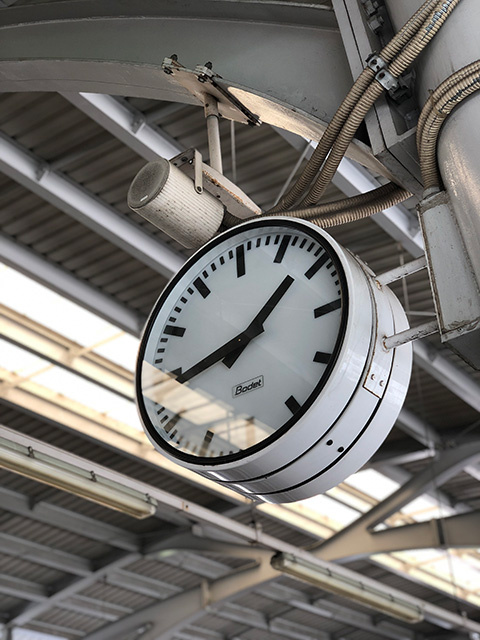
#> input picture fb/image.jpeg, 480 x 640 px
$ python joincolor.py ../fb/image.jpeg out.png
#> lines starting #> are read from the running program, lines starting #| are printed output that depends on the picture
import argparse
import cv2
import os
import numpy as np
import glob
import math

def join(input, output):
#> called with input = '../fb/image.jpeg', output = 'out.png'
    FULL_SIZE = 4096
    FRAME_WIDTH = 512
    COLUMNS_PER_ROW = int(math.floor(FULL_SIZE / FRAME_WIDTH))

    inputs = sorted(glob.glob(input))

    # get size from first frame
    frame = cv2.imread(inputs[0], cv2.IMREAD_COLOR)
#> frame is the input picture: shape (640, 480, 3); mean B, G, R 111.1, 114.8, 117.6
    height, width, _ = frame.shape
#> height = 640; width = 480

    # double
    width = width * 2
#> width = 960
    height = round(height / (width / FRAME_WIDTH))
#> height = 341
    width = FRAME_WIDTH

    print("max count", int(math.floor(FULL_SIZE / height)) * COLUMNS_PER_ROW - 1)
#| max count 95
    print("""h w
    color: {{
        source: "{}",
        width: {} / {},
        height: {} / {},
        per_row: {}
    }}
    """.format(output, width, FULL_SIZE, height, FULL_SIZE, COLUMNS_PER_ROW))
#| h w
#|     color: {
#|         source: "out.png",
#|         width: 512 / 4096,
#|         height: 341 / 4096,
#|         per_row: 8
#|     }

    # prepare the result
    result = np.zeros((FULL_SIZE, FULL_SIZE, 3), np.uint8)

    for i, input in enumerate(inputs):
        print('frame', i)
        frame = cv2.imread(input, cv2.IMREAD_COLOR)
        frame = cv2.resize(frame, (width, height))
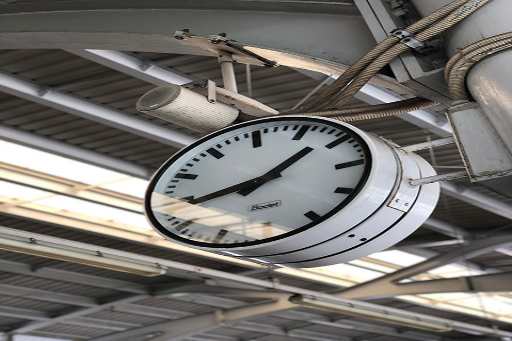
#> frame: shape (341, 512, 3); mean B, G, R 111, 114.7, 117.5

        # place image
        row, col = divmod(i, COLUMNS_PER_ROW)
        y = row * height
#> y = 0
        x = col * width
        result[y:y+height, x:x+width] = frame
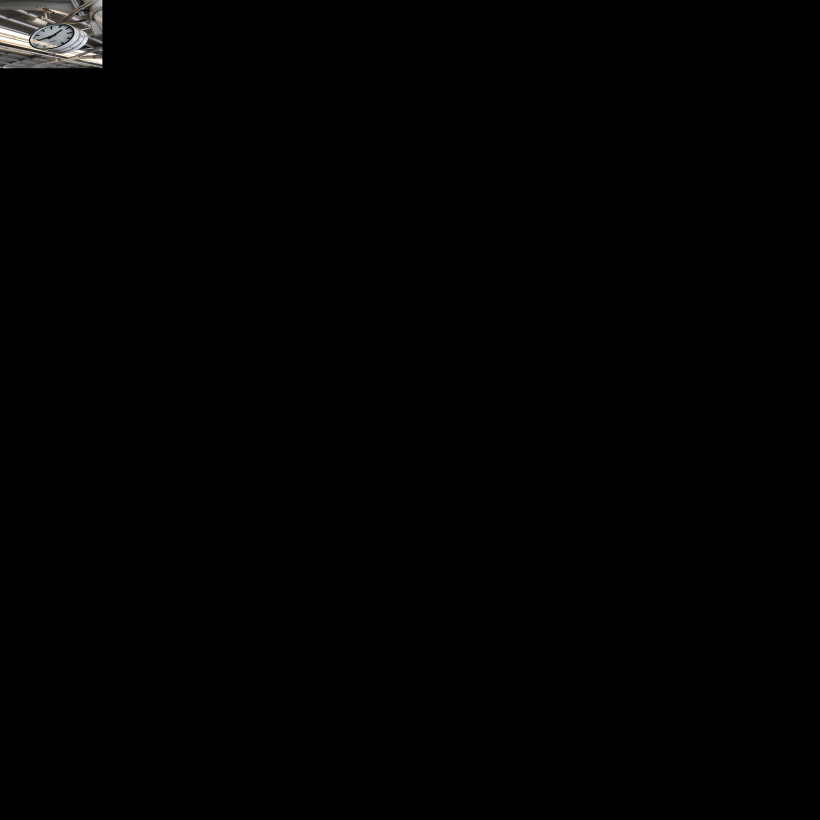
#> result: shape (4096, 4096, 3) (shown at 1/5 size); mean B, G, R 1.2, 1.2, 1.2

    cv2.imwrite(output, result)

if __name__ == '__main__':
    desc = """color frame joiner"""

    parser = argparse.ArgumentParser(
        formatter_class=argparse.RawDescriptionHelpFormatter,
        description=desc)

    parser.add_argument('input', type=str, help='input file pattern')

    parser.add_argument('output', type=str, help='output image file')

    args = parser.parse_args()
    join(args.input, args.output)
